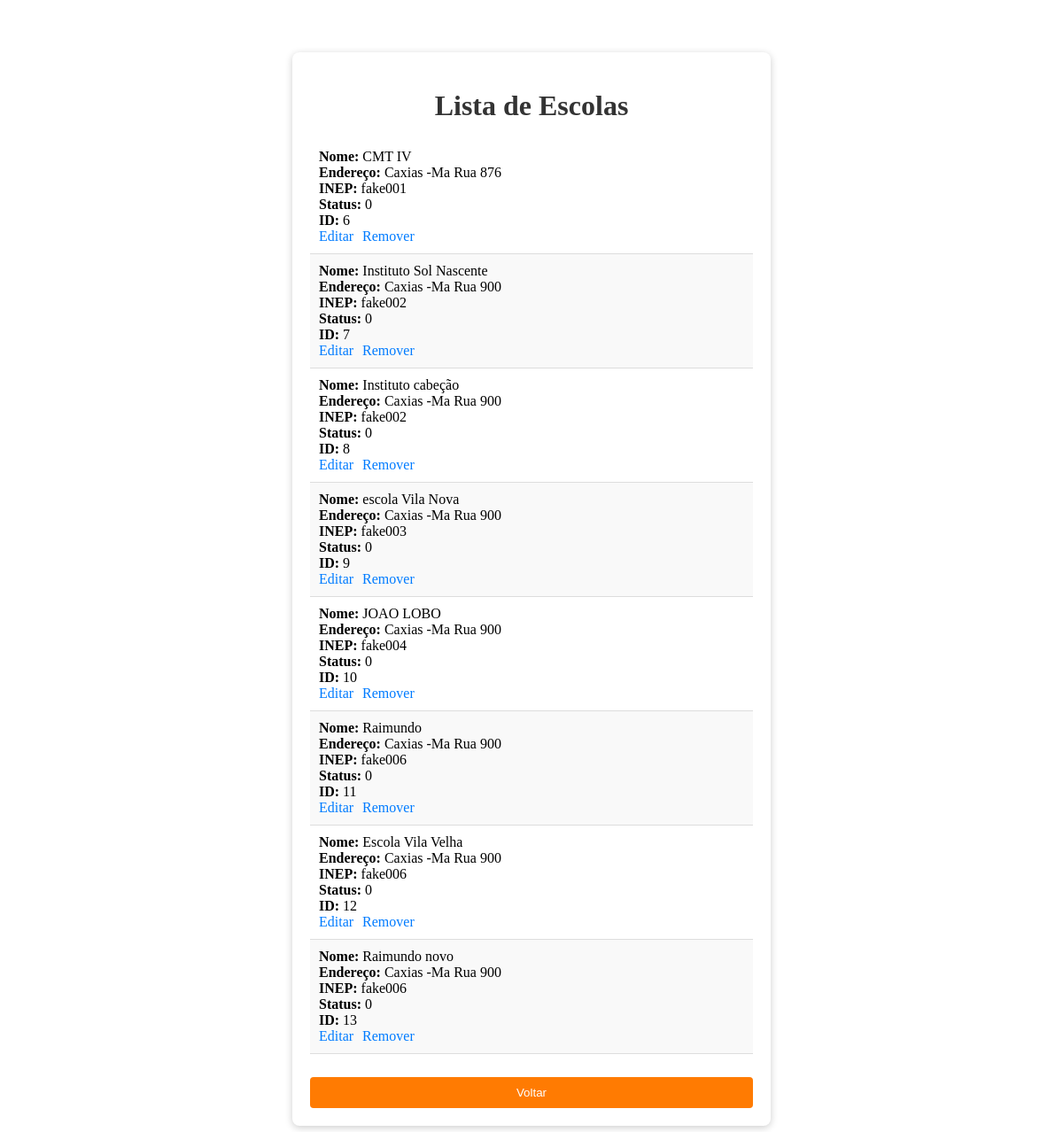
The app's page /php/visualizar.php with its own data.
### tables this page shows
CREATE TABLE `tb_escola` (
  `endereco` varchar(50) NOT NULL,
  `inep` varchar(50) NOT NULL,
  `nome` varchar(100) NOT NULL,
  `status` tinyint(1) NOT NULL DEFAULT 1,
  `id` int(11) NOT NULL
);

### php/visualizar.php (the view, shortened to what this page needs)
<?php
$hostname = "localhost";
$bancodedados = "db_minhaescola";
$usuario = "root";
$senha = "";
$mysqli = new mysqli($hostname, $usuario, $senha, $bancodedados);
$query = "SELECT * FROM tb_escola";
$result = $mysqli->query($query);
?>
<!DOCTYPE html>
<html>
<head>
</head>
<body>
    <div class="form-container">
        <h1 class="form-header">Lista de Escolas</h1>
        <ul class="form-list">
            <?php
            while ($escola = $result->fetch_assoc()) {
                echo "<li>";
                echo "<strong>Nome:</strong> " . htmlspecialchars($escola['nome']) . "<br>";
                echo "<strong>Endereço:</strong> " . htmlspecialchars($escola['endereco']) . "<br>";
                echo "<strong>INEP:</strong> " . htmlspecialchars($escola['inep']) . "<br>";
                echo "<strong>Status:</strong> " . htmlspecialchars($escola['status']) . "<br>";
                echo "<strong>ID:</strong> " . htmlspecialchars($escola['id']) . "<br>";
                echo "<div class=\"form-actions\">";
                echo "<a href=\"editar.php?id=" . htmlspecialchars($escola['id']) . "\">Editar</a>";
                echo "<a href=\"remover.php?id=" . htmlspecialchars($escola['id']) . "\" onclick=\"return confirm('Você tem certeza que deseja remover esta escola?')\">Remover</a>";
                echo "</div>";
                echo "</li>";
            }
            ?>
        </ul>
        <button class="form-submit" onclick="window.location.href='../escolas.php';">Voltar</button>
    </div>
</body>
</html>

### php/visualizar.php (style rules this page uses)
.form-container { margin: 0 auto; margin-top: 5%; background-color: #fff; padding: 20px; border-radius: 8px; box-shadow: 0 2px 8px rgba(0, 0, 0, 0.2); width: 500px; }
.form-header { margin-bottom: 20px; text-align: center; color: #333; }
.form-list { list-style-type: none; padding: 0; }
.form-list li { padding: 10px; border-bottom: 1px solid #ddd; }
.form-list li:nth-child(even) { background-color: #f9f9f9; }
.form-actions a { margin-right: 10px; color: #007BFF; text-decoration: none; }
.form-submit { background-color: #FF7B02; color: white; padding: 10px; border: none; border-radius: 4px; cursor: pointer; width: 100%; margin-top: 10px; }

### records on screen
tb_escola: nome "CMT IV", endereco "Caxias -Ma Rua 876", inep "fake001", status "0", id "6"
tb_escola: nome "Instituto Sol Nascente", endereco "Caxias -Ma Rua 900", inep "fake002", status "0", id "7"
tb_escola: nome "Instituto cabeção", endereco "Caxias -Ma Rua 900", inep "fake002", status "0", id "8"
tb_escola: nome "escola Vila Nova", endereco "Caxias -Ma Rua 900", inep "fake003", status "0", id "9"
tb_escola: nome "JOAO LOBO", endereco "Caxias -Ma Rua 900", inep "fake004", status "0", id "10"
tb_escola: nome "Raimundo", endereco "Caxias -Ma Rua 900", inep "fake006", status "0", id "11"
tb_escola: nome "Escola Vila Velha", endereco "Caxias -Ma Rua 900", inep "fake006", status "0", id "12"
tb_escola: nome "Raimundo novo", endereco "Caxias -Ma Rua 900", inep "fake006", status "0", id "13"
